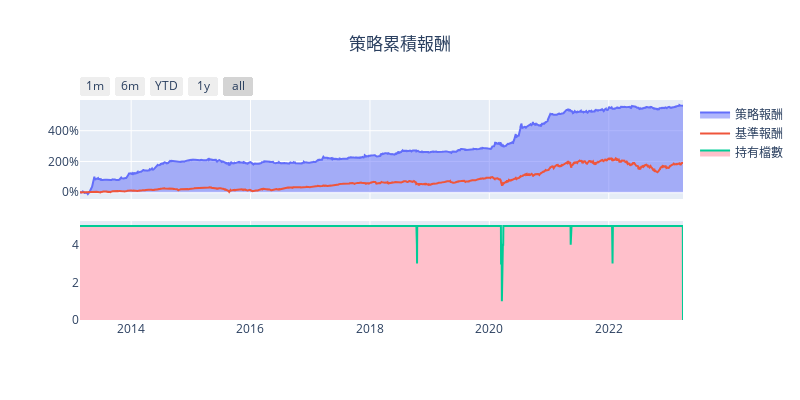
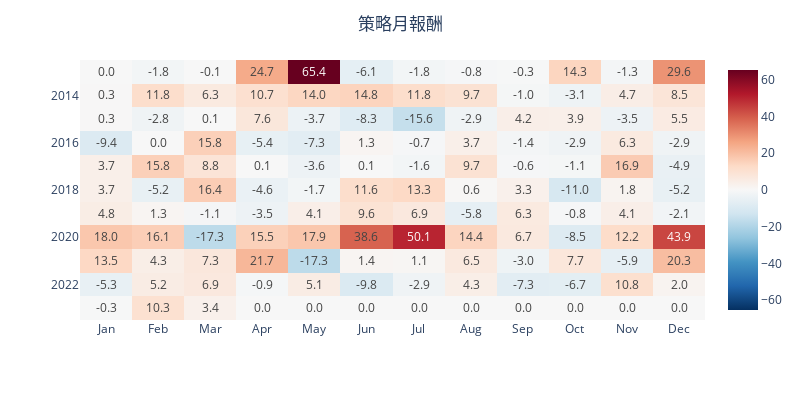

Notebook code cell kept with these figures, in order:
### Code cell
report.analyze()

### Figure 1 — Plotly figure (JSON) as saved in the notebook; plotly's stock layout.template omitted (floating-point values rounded to 4 significant figures; data arrays with more than 128 entries replaced by an {"elided": "..."} marker saying what was removed)
{"data": [{"fill": "tozeroy", "name": "策略報酬", "type": "scatter", "x": {"elided": "2476 str values"}, "xaxis": "x", "y": {"elided": "2476 float values"}, "yaxis": "y"}, {"name": "基準報酬", "type": "scatter", "x": {"elided": "2476 str values"}, "xaxis": "x", "y": {"elided": "2476 float values"}, "yaxis": "y"}, {"fill": "tozeroy", "fillcolor": "pink", "name": "持有檔數", "type": "scatter", "x": {"elided": "2476 str values"}, "xaxis": "x2", "y": {"elided": "2476 int values"}, "yaxis": "y2"}], "layout": {"height": 400, "hovermode": "x unified", "title": {"text": "策略累積報酬", "x": 0.5}, "width": 800, "xaxis": {"anchor": "y", "domain": [0, 1], "matches": "x2", "rangeselector": {"buttons": [{"count": 1, "label": "1m", "step": "month", "stepmode": "backward"}, {"count": 6, "label": "6m", "step": "month", "stepmode": "backward"}, {"count": 1, "label": "YTD", "step": "year", "stepmode": "todate"}, {"count": 1, "label": "1y", "step": "year", "stepmode": "backward"}, {"step": "all"}]}, "showticklabels": false}, "xaxis2": {"anchor": "y2", "domain": [0, 1]}, "yaxis": {"anchor": "x", "domain": [0.55, 1], "tickformat": ".0%"}, "yaxis2": {"anchor": "x2", "domain": [0, 0.45]}}}

### Figure 2 — Plotly figure (JSON) as saved in the notebook; plotly's stock layout.template omitted (floating-point values rounded to 4 significant figures; data arrays with more than 128 entries replaced by an {"elided": "..."} marker saying what was removed)
{"data": [{"coloraxis": "coloraxis", "hovertemplate": "月: %{x}<br>年: %{y}<br>報酬率: %{z}<extra></extra>", "name": "0", "texttemplate": "%{z:.1f}", "type": "heatmap", "x": ["Jan", "Feb", "Mar", "Apr", "May", "Jun", "Jul", "Aug", "Sep", "Oct", "Nov", "Dec"], "xaxis": "x", "y": [2013, 2014, 2015, 2016, 2017, 2018, 2019, 2020, 2021, 2022, 2023], "yaxis": "y", "z": {"elided": "11x12 float values"}}], "layout": {"coloraxis": {"cmid": 0, "colorbar": {}, "colorscale": [[0, "rgb(5,48,97)"], [0.1, "rgb(33,102,172)"], [0.2, "rgb(67,147,195)"], [0.3, "rgb(146,197,222)"], [0.4, "rgb(209,229,240)"], [0.5, "rgb(247,247,247)"], [0.6, "rgb(253,219,199)"], [0.7, "rgb(244,165,130)"], [0.8, "rgb(214,96,77)"], [0.9, "rgb(178,24,43)"], [1, "rgb(103,0,31)"]]}, "height": 400, "margin": {"t": 60}, "title": {"text": "策略月報酬", "x": 0.5}, "width": 800, "xaxis": {"anchor": "y", "domain": [0, 1], "title": {}}, "yaxis": {"anchor": "x", "autorange": "reversed", "domain": [0, 1], "title": {}}}}
